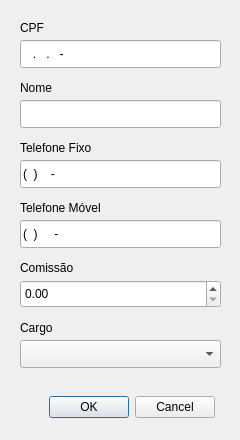
<?xml version="1.0" encoding="UTF-8"?>
<ui version="4.0">
 <class>Funcionario</class>
 <widget class="QDialog" name="Funcionario">
  <property name="geometry">
   <rect>
    <x>0</x>
    <y>0</y>
    <width>240</width>
    <height>440</height>
   </rect>
  </property>
  <property name="minimumSize">
   <size>
    <width>240</width>
    <height>440</height>
   </size>
  </property>
  <property name="maximumSize">
   <size>
    <width>240</width>
    <height>440</height>
   </size>
  </property>
  <property name="baseSize">
   <size>
    <width>240</width>
    <height>440</height>
   </size>
  </property>
  <property name="windowTitle">
   <string>Dialog</string>
  </property>
  <widget class="QLabel" name="label">
   <property name="geometry">
    <rect>
     <x>20</x>
     <y>20</y>
     <width>58</width>
     <height>16</height>
    </rect>
   </property>
   <property name="text">
    <string>CPF</string>
   </property>
  </widget>
  <widget class="QLineEdit" name="cpf">
   <property name="geometry">
    <rect>
     <x>20</x>
     <y>40</y>
     <width>201</width>
     <height>28</height>
    </rect>
   </property>
   <property name="inputMask">
    <string>999.999.999-99</string>
   </property>
   <property name="maxLength">
    <number>14</number>
   </property>
   <property name="placeholderText">
    <string/>
   </property>
  </widget>
  <widget class="QLineEdit" name="nome">
   <property name="geometry">
    <rect>
     <x>20</x>
     <y>100</y>
     <width>201</width>
     <height>28</height>
    </rect>
   </property>
   <property name="maxLength">
    <number>75</number>
   </property>
  </widget>
  <widget class="QLabel" name="label_2">
   <property name="geometry">
    <rect>
     <x>20</x>
     <y>80</y>
     <width>58</width>
     <height>16</height>
    </rect>
   </property>
   <property name="text">
    <string>Nome</string>
   </property>
  </widget>
  <widget class="QLineEdit" name="tel_fixo">
   <property name="geometry">
    <rect>
     <x>20</x>
     <y>160</y>
     <width>201</width>
     <height>28</height>
    </rect>
   </property>
   <property name="inputMask">
    <string>(99)9999-9999</string>
   </property>
   <property name="maxLength">
    <number>13</number>
   </property>
   <property name="placeholderText">
    <string/>
   </property>
  </widget>
  <widget class="QLabel" name="label_3">
   <property name="geometry">
    <rect>
     <x>20</x>
     <y>140</y>
     <width>81</width>
     <height>16</height>
    </rect>
   </property>
   <property name="text">
    <string>Telefone Fixo</string>
   </property>
  </widget>
  <widget class="QLabel" name="label_4">
   <property name="geometry">
    <rect>
     <x>20</x>
     <y>200</y>
     <width>101</width>
     <height>16</height>
    </rect>
   </property>
   <property name="text">
    <string>Telefone Móvel</string>
   </property>
  </widget>
  <widget class="QLineEdit" name="tel_mov">
   <property name="geometry">
    <rect>
     <x>20</x>
     <y>220</y>
     <width>201</width>
     <height>28</height>
    </rect>
   </property>
   <property name="inputMask">
    <string>(99)99999-9999</string>
   </property>
   <property name="maxLength">
    <number>14</number>
   </property>
   <property name="placeholderText">
    <string/>
   </property>
  </widget>
  <widget class="QLabel" name="label_5">
   <property name="geometry">
    <rect>
     <x>20</x>
     <y>260</y>
     <width>101</width>
     <height>16</height>
    </rect>
   </property>
   <property name="text">
    <string>Comissão</string>
   </property>
  </widget>
  <widget class="QDoubleSpinBox" name="comissao">
   <property name="geometry">
    <rect>
     <x>20</x>
     <y>280</y>
     <width>201</width>
     <height>28</height>
    </rect>
   </property>
  </widget>
  <widget class="QDialogButtonBox" name="buttonBox">
   <property name="geometry">
    <rect>
     <x>25</x>
     <y>390</y>
     <width>190</width>
     <height>34</height>
    </rect>
   </property>
   <property name="standardButtons">
    <set>QDialogButtonBox::Cancel|QDialogButtonBox::Ok</set>
   </property>
  </widget>
  <widget class="QLabel" name="label_6">
   <property name="geometry">
    <rect>
     <x>20</x>
     <y>320</y>
     <width>58</width>
     <height>16</height>
    </rect>
   </property>
   <property name="text">
    <string>Cargo</string>
   </property>
  </widget>
  <widget class="QComboBox" name="cargo">
   <property name="geometry">
    <rect>
     <x>20</x>
     <y>340</y>
     <width>201</width>
     <height>28</height>
    </rect>
   </property>
  </widget>
 </widget>
 <resources/>
 <connections/>
</ui>
